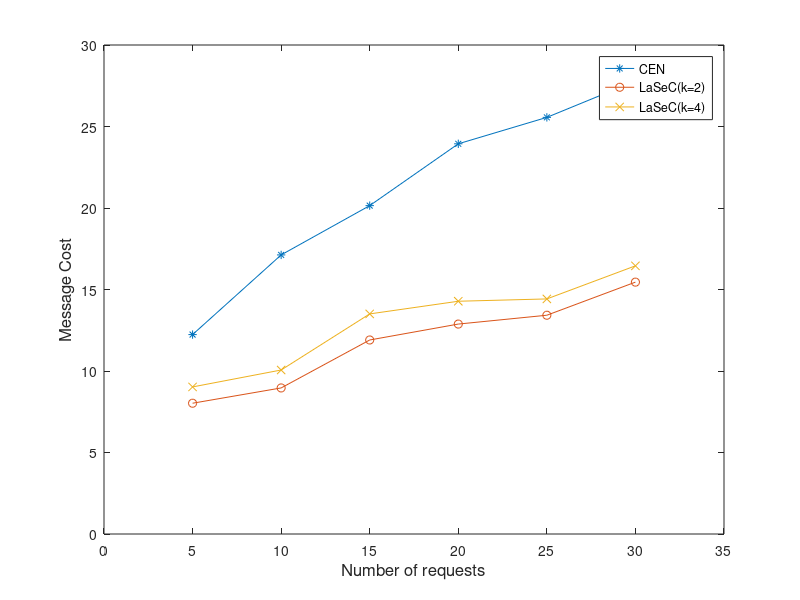

MATLAB code for this plot:
x = [5 10 15 20 25 30];
y1 = [12.2343 17.1215 20.146 23.93825 25.56 27.7890];
y2 = [8.0231 8.96075 11.903 12.8795 13.42175 15.4523];
y3 = [9.0231 10.06075 13.503 14.2795 14.42175 16.4523];
plot(x, y1, '-*', x, y2, '-o', x, y3, '-x')
axis([0 35 0 30])
xlabel('Number of requests', 'fontsize',12)
ylabel('Message Cost','fontsize',12)
legend('CEN', 'LaSeC(k=2)', 'LaSeC(k=4)')
%set(h, 'Box', 'on')

